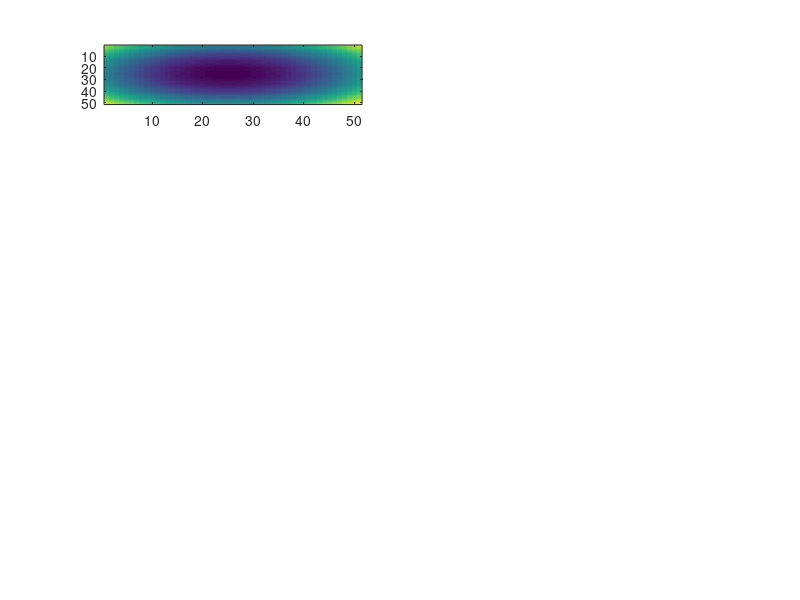

This chart was generated by the following MATLAB code: (Note: this script raises an error after producing the figure.)
L=51;
% epsilon=.001;
% hc=7.83;
    i0=round((L-1)/2);
    j0=round((L-1)/2);
cnt=0;

for lambda=[.4:.4:4]
  cnt=cnt+1;
potmap=zeros(L);
    for w=1:L
        for ww=1:L
            potmap(w,ww)=lambda*L*(((w-i0)/i0)^2+((ww-j0)/j0)^2);
        end
    end
    
    subplot(5,2,cnt)
    imagesc(potmap);
    a=gca;a.CLim=[0 150]
    title(num2str(lambda))
end


cnt=0;gaps={};mus=[];amps={};
lambdas=repmat([.95:.01:1.15],1,1)
lambdas=[1,1,1,1,1,1];
ms=[ 0.022 0.022 0.022 .024 .024 .024]
parfor k=1:length(lambdas)
  
N=1800*1000
params=[.001,7.9,150,40,lambdas(k)]
[train{k}, isok(k), amps{k}]=Generate_train_Eng_Roy_params_new2(params,N,ms(k));
a=diff(find(train{k}));
gaps{k}=a;
meanamp(k)=mean(amps{k});
    b=a(a<3000);
    egparams=egfit(b);
    mus(k)=egparams(1);
end

[lambdas;mus;meanamp]

r=[];p=[];
for k=1:length(lambdas)
    if isok(k)
    [r(k),p(k)]=corr(amps{k}(2:end)',amps{k}(1:end-1)');
    [r2(k),p2(k)]=corr(amps{k}(1:end-1)',gaps{k}');
    mins(k)=min(amps{k});
     maxz(k)=max(amps{k});
    end
end